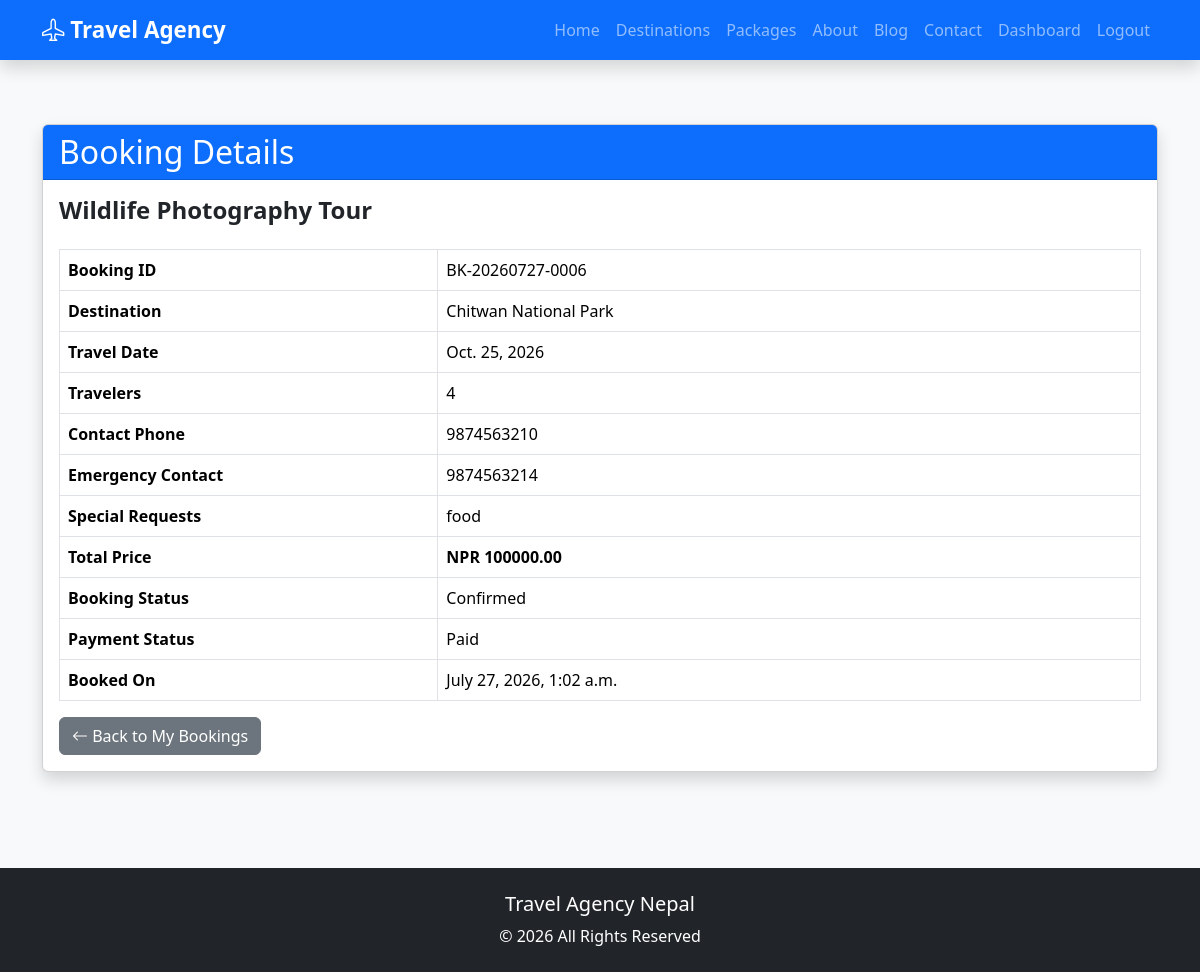
Screenshot of /bookings/details/BK-20260727-0006/ (signed in) with the database file from the repository.
### bookings/models.py (models this page shows, shortened)
class Booking(models.Model):
    BOOKING_STATUS = [
        ('Pending', 'Pending'),
        ('Confirmed', 'Confirmed'),
        ('Completed', 'Completed'),
        ('Cancelled', 'Cancelled'),
    ]
    PAYMENT_STATUS = [
        ('Pending', 'Pending'),
        ('Paid', 'Paid'),
        ('Refunded', 'Refunded'),
    ]
    user = models.ForeignKey(
        settings.AUTH_USER_MODEL,
        on_delete=models.CASCADE,
        related_name='bookings'
    )
    package = models.ForeignKey(
        TourPackage,
        on_delete=models.CASCADE,
        related_name='bookings'
    )
    booking_id = models.CharField(
        max_length=20,
        unique=True,
        blank=True
    )
    travel_date = models.DateField()
    travelers = models.PositiveIntegerField(default=1)
    contact_phone = models.CharField(max_length=20)
    emergency_contact = models.CharField(
        max_length=100,
        blank=True
    )
    special_requests = models.TextField(
        blank=True
    )
    total_price = models.DecimalField(
        max_digits=10,
        decimal_places=2,
        editable=False
    )
    booking_status = models.CharField(
        max_length=20,
        choices=BOOKING_STATUS,
        default='Pending'
    )
    payment_status = models.CharField(
        max_length=20,
        choices=PAYMENT_STATUS,
        default='Pending'
    )
    created_at = models.DateTimeField(
        auto_now_add=True
    )
    updated_at = models.DateTimeField(
        auto_now=True
    )
    class Meta:
        ordering = ['-created_at']
        verbose_name = "Booking"
        verbose_name_plural = "Bookings"

### packages/models.py (models this page shows, shortened)
class TourPackage(models.Model):
    DIFFICULTY_CHOICES = [
        ('Easy', 'Easy'),
        ('Moderate', 'Moderate'),
        ('Hard', 'Hard'),
    ]
    PACKAGE_TYPE_CHOICES = [
        ('Adventure', 'Adventure'),
        ('Family', 'Family'),
        ('Honeymoon', 'Honeymoon'),
        ('Luxury', 'Luxury'),
        ('Wildlife', 'Wildlife'),
        ('Cultural', 'Cultural'),
        ('Trekking', 'Trekking'),
    ]
    destination = models.ForeignKey(
        Destination,
        on_delete=models.CASCADE,
        related_name='tour_packages'
    )
    name = models.CharField(max_length=200)
    slug = models.SlugField(
        unique=True,
        blank=True
    )
    package_type = models.CharField(
        max_length=20,
        choices=PACKAGE_TYPE_CHOICES,
        default='Adventure'
    )
    short_description = models.CharField(max_length=255)
    description = models.TextField()
    duration = models.PositiveIntegerField(
        help_text="Duration in days"
    )
    price = models.DecimalField(
        max_digits=10,
        decimal_places=2
    )
    discount_price = models.DecimalField(
        max_digits=10,
        decimal_places=2,
        blank=True,
        null=True
    )
    max_group_size = models.PositiveIntegerField()
    available_slots = models.PositiveIntegerField(default=20)
    difficulty = models.CharField(
        max_length=20,
        choices=DIFFICULTY_CHOICES
    )
    accommodation = models.CharField(max_length=200)
    transportation = models.CharField(max_length=200)
    departure_location = models.CharField(max_length=150)
    meals_included = models.BooleanField(default=True)
    featured_image = models.ImageField(
        upload_to='packages/'
    )
    is_featured = models.BooleanField(default=False)
    is_available = models.BooleanField(default=True)
    created_at = models.DateTimeField(
        auto_now_add=True
    )
    updated_at = models.DateTimeField(
        auto_now=True
    )
    class Meta:
        ordering = ['name']
        verbose_name = "Tour Package"
        verbose_name_plural = "Tour Packages"

### destinations/models.py (models this page shows, shortened)
class Destination(models.Model):
    name = models.CharField(max_length=150)
    slug = models.SlugField(unique=True, blank=True)
    country = models.CharField(max_length=100)
    description = models.TextField()
    best_season = models.CharField(max_length=100)
    estimated_budget = models.DecimalField(
        max_digits=10,
        decimal_places=2
    )
    image = models.ImageField(
        upload_to='destinations/'
    )
    attractions = models.TextField()
    activities = models.TextField()
    is_featured = models.BooleanField(default=False)
    created_at = models.DateTimeField(auto_now_add=True)
    updated_at = models.DateTimeField(auto_now=True)
    class Meta:
        ordering = ['name']
        verbose_name = "Destination"
        verbose_name_plural = "Destinations"

### bookings/views.py (the view)
# urls.py: path("details/<str:booking_id>/",views.booking_detail,name="booking_detail"),
@login_required
def booking_detail(request, booking_id):
    booking = get_object_or_404(
        Booking,
        booking_id=booking_id,
        user=request.user
    )
    context = {
        'booking': booking
    }
    return render(
        request,
        'bookings/booking_detail.html',
        context
    )

### templates/bookings/booking_detail.html (shortened to what this page needs)
{% extends 'base.html' %}
{% block content %}
<section class="py-5">
    <div class="container">
        <div class="card shadow">
            <div class="card-header bg-primary text-white">
                <h2 class="mb-0">
                    Booking Details
                </h2>
            </div>
            <div class="card-body">
                <h4 class="fw-bold mb-4">
                    {{ booking.package.name }}
                </h4>
                <table class="table table-bordered">
                    <tr>
                        <th width="35%">Booking ID</th>
                        <td>{{ booking.booking_id }}</td>
                    </tr>
                    <tr>
                        <th>Destination</th>
                        <td>{{ booking.package.destination.name }}</td>
                    </tr>
                    <tr>
                        <th>Travel Date</th>
                        <td>{{ booking.travel_date }}</td>
                    </tr>
                    <tr>
                        <th>Travelers</th>
                        <td>{{ booking.travelers }}</td>
                    </tr>
                    <tr>
                        <th>Contact Phone</th>
                        <td>{{ booking.contact_phone }}</td>
                    </tr>
                    <tr>
                        <th>Emergency Contact</th>
                        <td>
                            {% if booking.emergency_contact %}
                                {{ booking.emergency_contact }}
                            {% else %}
                                -
                            {% endif %}
                        </td>
                    </tr>
                    <tr>
                        <th>Special Requests</th>
                        <td>
                            {% if booking.special_requests %}
                                {{ booking.special_requests }}
                            {% else %}
                                No special requests.
                            {% endif %}
                        </td>
                    </tr>
                    <tr>
                        <th>Total Price</th>
                        <td>
                            <strong>
                                NPR {{ booking.total_price }}
                            </strong>
                        </td>
                    </tr>
                    <tr>
                        <th>Booking Status</th>
                        <td>{{ booking.booking_status }}</td>
                    </tr>
                    <tr>
                        <th>Payment Status</th>
                        <td>{{ booking.payment_status }}</td>
                    </tr>
                    <tr>
                        <th>Booked On</th>
                        <td>{{ booking.created_at }}</td>
                    </tr>
                </table>
                <a href="{% url 'my_bookings' %}"
                   class="btn btn-secondary">
                    <i class="bi bi-arrow-left"></i>
                    Back to My Bookings
                </a>
            </div>
        </div>
    </div>
</section>
{% endblock %}

### static/css/style.css (style rules this page uses)
body { background:#f8f9fa; }

### rows the page displays
Booking: package.name "Wildlife Photography Tour", booking_id "BK-20260727-0006", package.destination.name "Chitwan National Park", travel_date "Oct. 25, 2026", travelers "4", contact_phone "9874563210", emergency_contact "9874563214", special_requests "food", total_price "100000.00", booking_status "Confirmed", payment_status "Paid", created_at "July 27, 2026, 1:02 a.m."
